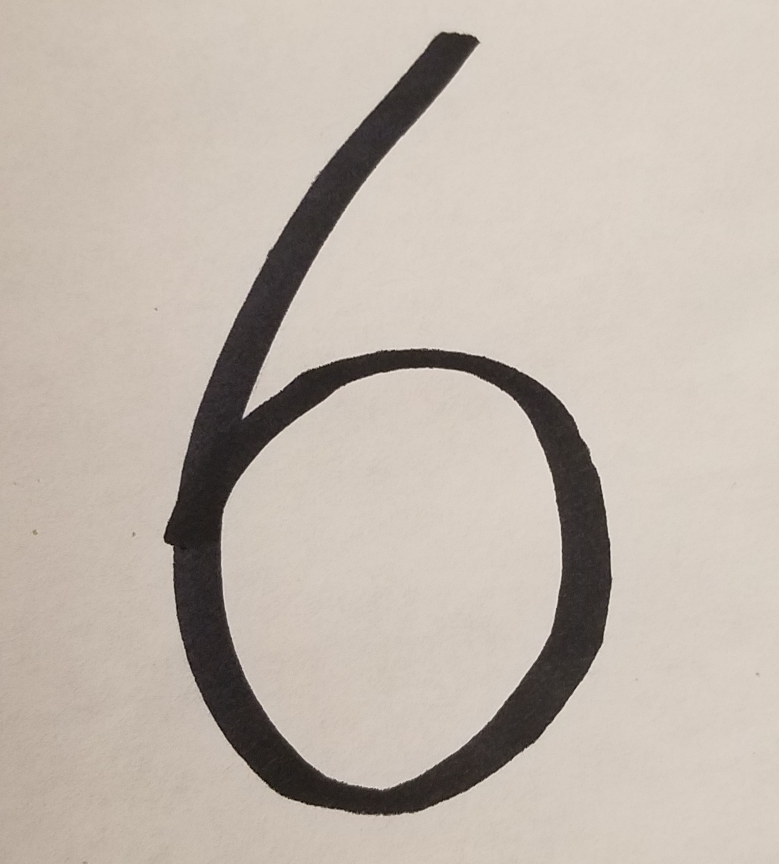
#> input picture six.jpg, 1558 x 1727 px (shown at 1/2 size)
$ python upload_img.py
#> lines starting #> are read from the running program, lines starting #| are printed output that depends on the picture; after the words box and inside, x2 and y2 are one past the last pixel; in counts of white or black regions, pixels touching at a corner belong together
# -*- coding: utf-8 -*-
"""
Created on Mon Dec 10 18:01:05 2018

@author: Owner
"""

import cv2
import os.path


filename = 'six.jpg'

def crop2fit(img):
    x = len(img)
    y = len(img[0])

    top = -1
    bottom = -1
    left = -1
    right = -1

    #find the top boundary
    for x in range(len(img)):
        for y in range(len(img[0])):
            if img[x][y] < 255:
                top = x
                break
        if top>-1:
            break

    #find the bottom boundary:
    for x in range(len(img)-1,-1,-1):
        for y in range(len(img[0])):
            if img[x][y] < 255:
                bottom = x
                break
        if bottom>-1:
            break

    #find the left boundary
    for y in range(len(img[0])):
        for x in range(len(img)):
            if img[x][y] < 255:
                left = y
                break
        if left>-1:
            break

    for y in range(len(img[0])-1,-1,-1):
        for x in range(len(img)):
            if img[x][y] < 255:
                right = y
                break
        if right > -1:
            break

    cropped = img[top:bottom, left:right]
    return cropped

def resize2binary(filename):
#> called with filename = 'six.jpg'
    name = os.path.splitext(filename)

    img = cv2.imread(filename, cv2.IMREAD_GRAYSCALE)
#> img: shape (1727, 1558); min 0, max 238, mean 184.7
    ret,img1 = cv2.threshold(img, 75,255,cv2.THRESH_BINARY )
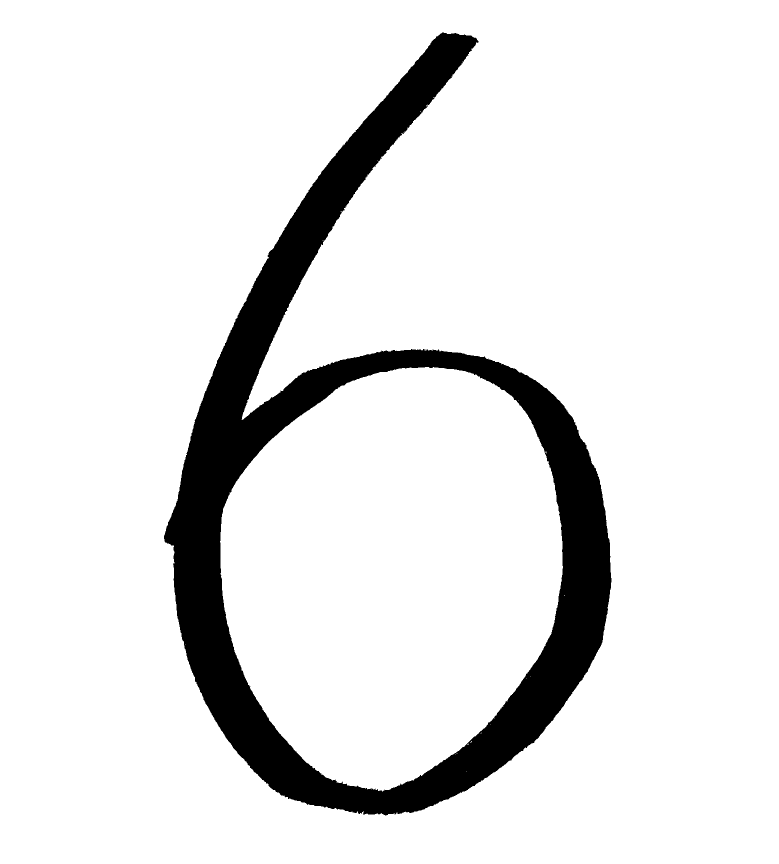
#> img1: shape (1727, 1558) (shown at 1/2 size); 89.6% white; 1 black region, box (x1, y1, x2, y2) and area: (328, 65, 1223, 1631) 279024

    img1 = crop2fit(img1)
#> in crop2fit, `x = len(img)`: x = 1727
#> in crop2fit, `y = len(img[0])`: y = 1558
#> the loop in crop2fit, `for x in range(len(img)):` made 66 passes
#> the loop in crop2fit, `for x in range(len(img)-1,-1,-1):` made 97 passes
#> x on passes 1 to 12: 1726, 1725, 1724, 1723, 1722, 1721, 1720, 1719, 1718, 1717, 1716, 1715
#> the loop in crop2fit, `for y in range(len(img[0])-1,-1,-1):` made 336 passes
#> y on passes 1 to 3: 1557, 1556, 1555
#> in crop2fit, `cropped = img[top:bottom, left:right]`:
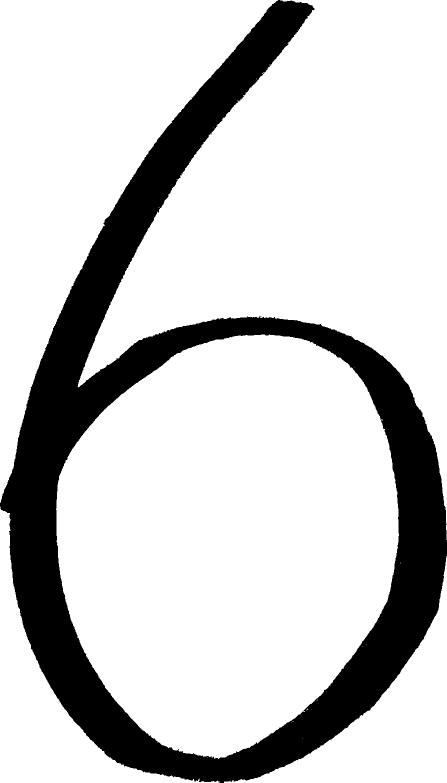
#> cropped: shape (1565, 894) (shown at 1/2 size); 80.1% white; 1 black region, box (x1, y1, x2, y2) and area: (0, 0, 894, 1565) 279012

    width = 16
    height = 16
    dim = (width, height)

    resized = cv2.resize(img1, dim, interpolation = cv2.INTER_AREA)

    for i in range(width):
        for j in range(height):
            if resized[i][j] < 255:
                resized[i][j] = 1

            else:
                resized[i][j] = 0

    output = []
    with open(name[0] + '.txt', 'w') as filehandle:
        for i in range(width):
            for j in range(height):
                output.append(resized[i][j])
                filehandle.write('%d ' % resized[i][j])
#> after the loop, output = 256 values, max 1 at index 8, min 0 at index 0, mean 0.406

    return output

    #Comment out the else loop and un-comment below to see output
#    cv2.imshow("Resized image", resized)
#    cv2.waitKey(0)
#    cv2.destroyAllWindows()

if __name__ == "__main__":
    resize2binary(filename)

$ run again, with zero.jpg copied over six.jpg
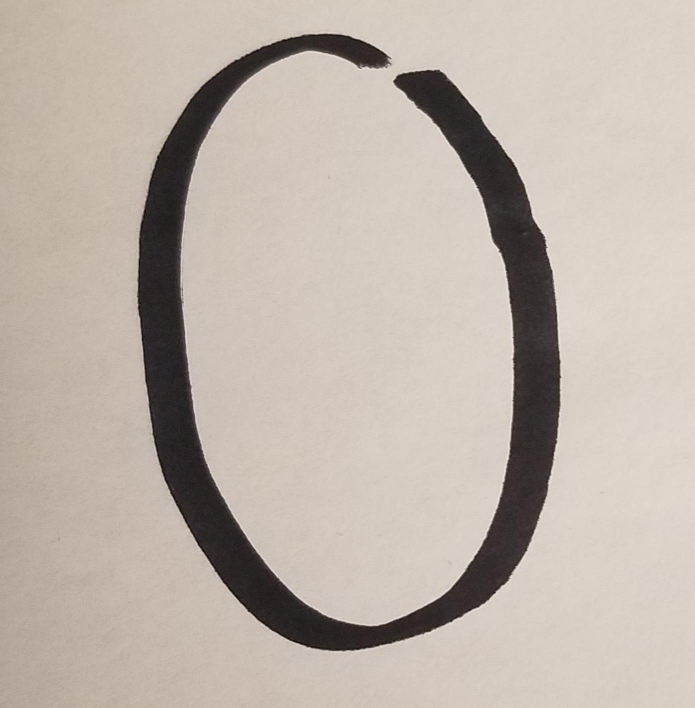
#> input picture zero.jpg, 1389 x 1416 px (shown at 1/2 size)
#> in resize2binary, `ret,img1 = cv2.threshold(img, 75,255,cv2.THRESH_BINARY )`:
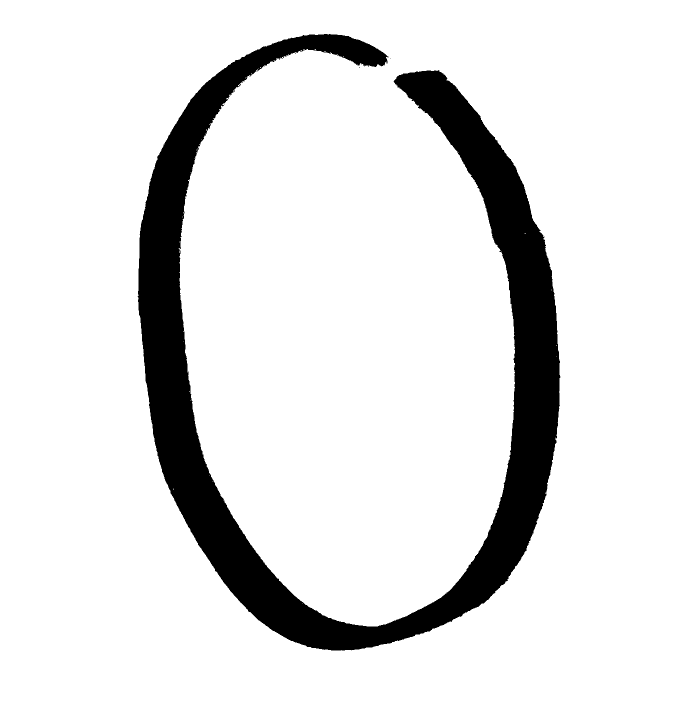
#> img1: shape (1416, 1389) (shown at 1/2 size); 88.6% white; 9 black regions (8 under 20 px), largest, box (x1, y1, x2, y2) and area: (275, 68, 1121, 1301) 224634
#> in crop2fit, `x = len(img)`: x = 1416
#> in crop2fit, `y = len(img[0])`: y = 1389
#> the loop in crop2fit, `for x in range(len(img)):` made 69 passes
#> the loop in crop2fit, `for x in range(len(img)-1,-1,-1):` made 116 passes
#> x on passes 1 to 8: 1415, 1414, 1413, 1412, 1411, 1410, 1409, 1408
#> the loop in crop2fit, `for y in range(len(img[0])-1,-1,-1):` made 269 passes
#> y on passes 1 to 3: 1388, 1387, 1386
#> in crop2fit, `cropped = img[top:bottom, left:right]`:
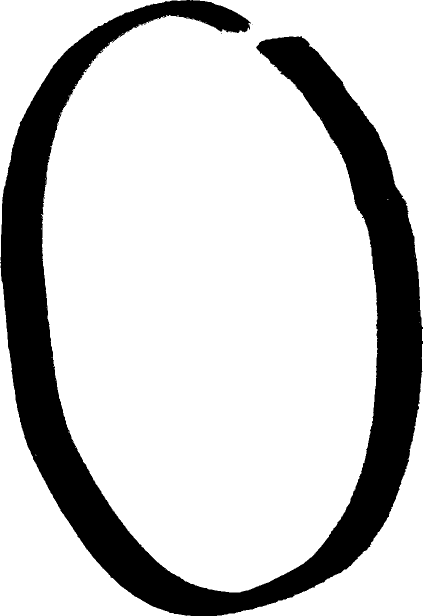
#> cropped: shape (1232, 845) (shown at 1/2 size); 78.4% white; 9 black regions (8 under 20 px), largest, box (x1, y1, x2, y2) and area: (0, 0, 845, 1232) 224604
#> after the loop in resize2binary, `for i in range(width):`: output = 256 values, max 1 at index 3, min 0 at index 0, mean 0.402
